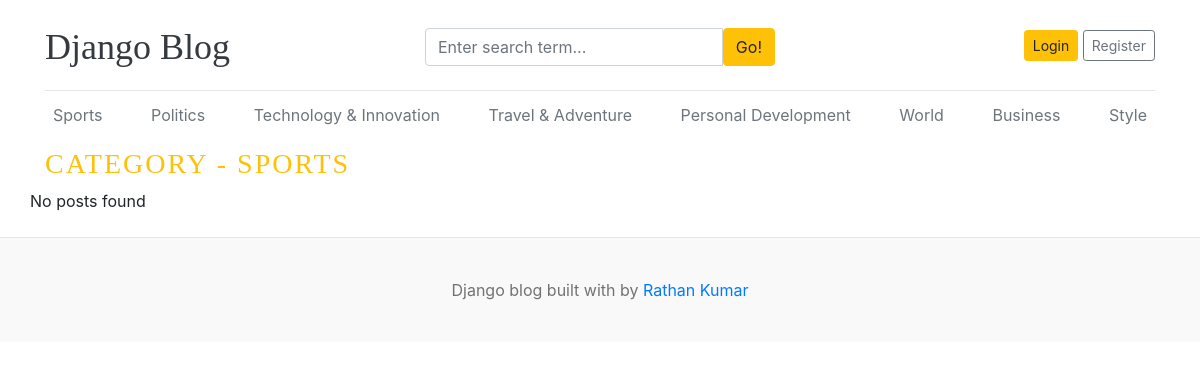
Page /category/1/ on the committed database.
### blogs/models.py (models this page shows)
class Category(models.Model):
    category_name = models.CharField(max_length=50, unique=True)
    created_at = models.DateTimeField(auto_now_add=True)
    updated_at = models.DateTimeField(auto_now=True)
    class Meta:
        verbose_name_plural = 'categories'
    def __str__(self):
        return self.category_name

### blogs/views.py (the view)
# urls.py: path('<int:category_id>/', views.posts_by_category, name='posts_by_category'),
def posts_by_category(request, category_id):
    posts = Blog.objects.filter(status='Published', category=category_id)
    category = get_object_or_404(Category, pk=category_id)
    context = {
        'posts':posts,
        'category':category,
    }
    return render(request, 'posts_by_category.html', context)

### blogs/context_processors.py (called while the page is built)
def get_categories(request):
    categories = Category.objects.all()
    return dict(categories=categories)

def get_social_links(request):
    social_links = SocialLink.objects.all()
    return dict(social_links=social_links)

### templates/posts_by_category.html (shortened to what this page needs)
{% extends 'base.html'%}
{% block content %}
<h3 class="text-uppercase text-warning" style="letter-spacing: 2px;">Category - {{category}}</h3>
<div class="row mb-2">
    {% if posts %}
    {% for post in posts%}
    <div class="col-md-6">
        <div class="card border-0">
            <div class="card-body">
                <h3><a href="{% url 'posts' post.slug %}" class="text-dark">{{post.title}}</a></h3>
                <small class="mb-1 text-muted">{{post.created_at | timesince}} ago | {{post.author}}</small>
                <p class="card-text">{{post.short_description | truncatewords:25}}</p>
            </div>
        </div>
    </div>
    {% endfor %}
    {% else %}
    <p>No posts found</p>
    {% endif %}
</div>
</div>
{% endblock %}

### templates/base.html (shortened to what this page needs)
{% load static %}
<!DOCTYPE html>
<html lang="en">
<head>
    <link href="https://getbootstrap.com/docs/4.0/dist/css/bootstrap.min.css" rel="stylesheet">
    <link href="{% static 'css/blog.css' %}" rel="stylesheet">
    <link rel="stylesheet" href="https://cdnjs.cloudflare.com/ajax/libs/font-awesome/6.5.1/css/all.min.css"
 />
</head>
<body>
    <div class="container">
        <header class="blog-header py-3">
            <div class="row flex-nowrap justify-content-between align-items-center">
                <div class="col-4 pt-1">
                    <a class="blog-header-logo text-dark" href="/">Django Blog</a>
                </div>
                <div class="col-4 pt-1">
                    <form action="{% url 'search' %}">
                        <div class="input-group">
                            <input class="form-control" type="text" name="keyword" value="{{keyword}}"
                                placeholder="Enter search term..." aria-label="Enter search term..."
                                aria-describedby="button-search" />
                            <button type="submit" class="btn btn-warning" id="button-search" type="button">Go!</button>
                        </div>
                    </form>
                </div>
                <div class="col-4 d-flex justify-content-end align-items-center">
                    {% if not user.is_authenticated %}
                    <a class="btn btn-sm btn-warning" href="{% url 'login' %}">Login</a> &nbsp;
                    <a class="btn btn-sm btn-outline-secondary" href="{% url 'register' %}">Register</a>
                    {% else %}
                    <span><a href="{% url 'dashboard' %}">Dashboard</a></span>
                    &emsp;
                    <span><a href="{% url 'logout' %}">Logout</a></span>
                    {% endif %}
                </div>
            </div>
        </header>
        <div class="nav-scroller py-1 mb-2">
            <nav class="nav d-flex justify-content-between">
                {% for category in categories %}
                <a class="p-2 text-muted"
                    href="{% url 'posts_by_category' category.id %}">{{category.category_name}}</a>
                {% endfor %}
            </nav>
        </div>
        {% block content %}
        {% endblock %}
        <footer class="blog-footer">
            <p>Django blog built with by <a href="#">Rathan Kumar</a></p>
        </footer>
</body>
</html>

### blog_main/static/css/blog.css (style rules this page uses)
.blog-header { border-bottom: 1px solid #e5e5e5; }
.blog-header-logo { font-family: "Playfair Display", Georgia, "Times New Roman", serif; font-size: 2.25rem; }
h1, h2, h3, h4, h5, h6 { font-family: "Playfair Display", Georgia, "Times New Roman", serif; }
.blog-footer { padding: 2.5rem 0; color: #727272; text-align: center; background-color: #f9f9f9; border-top: .05rem solid #e5e5e5; }
.blog-footer p:last-child { margin-bottom: 0; }

### rows in the picture
Category: category_name "Sports", category_name "SPORTS"
Category: category_name "Politics"
Category: category_name "Technology & Innovation"
Category: category_name "Travel & Adventure"
Category: category_name "Personal Development"
Category: category_name "World"
Category: category_name "Business"
Category: category_name "Style"
